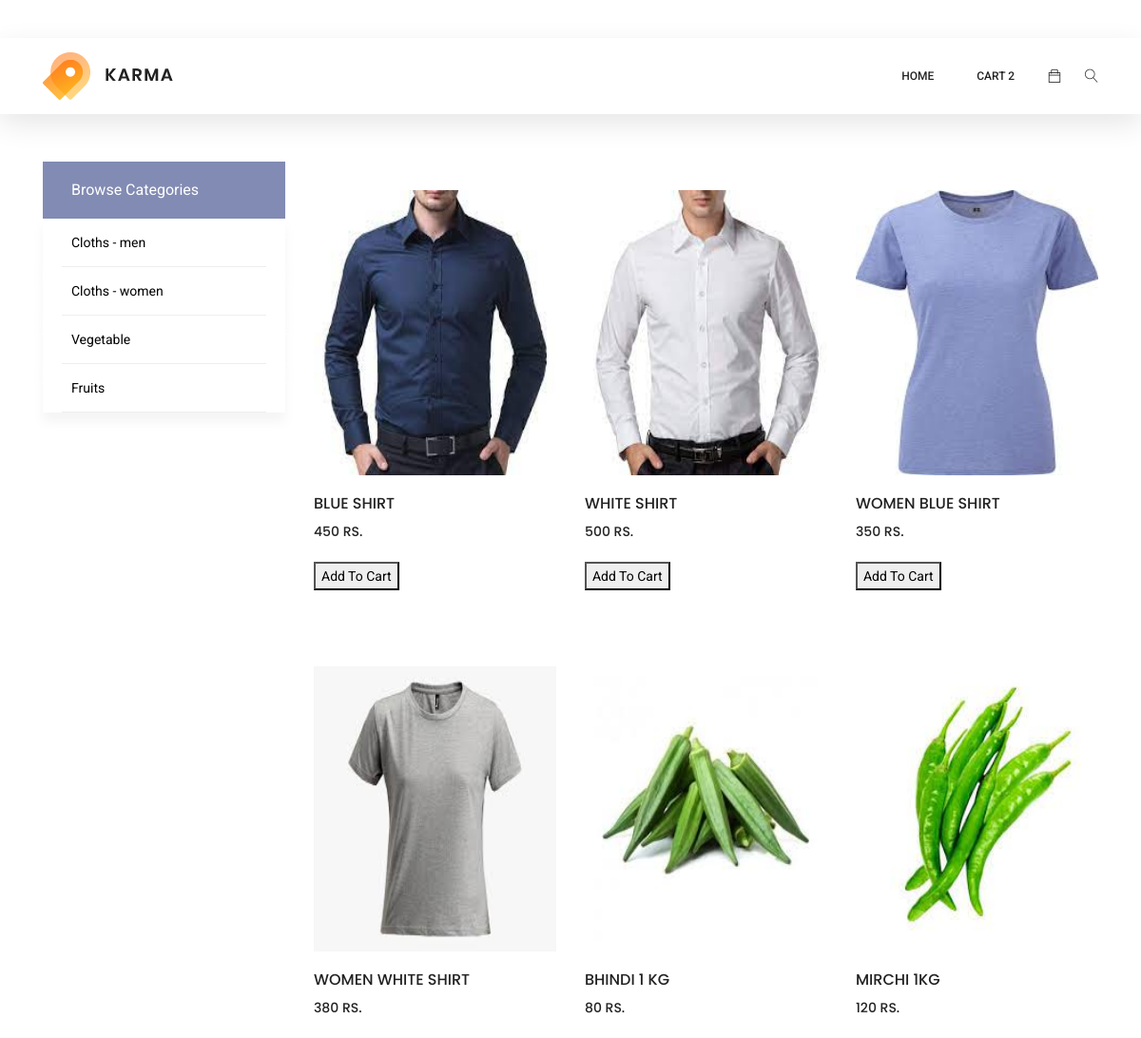
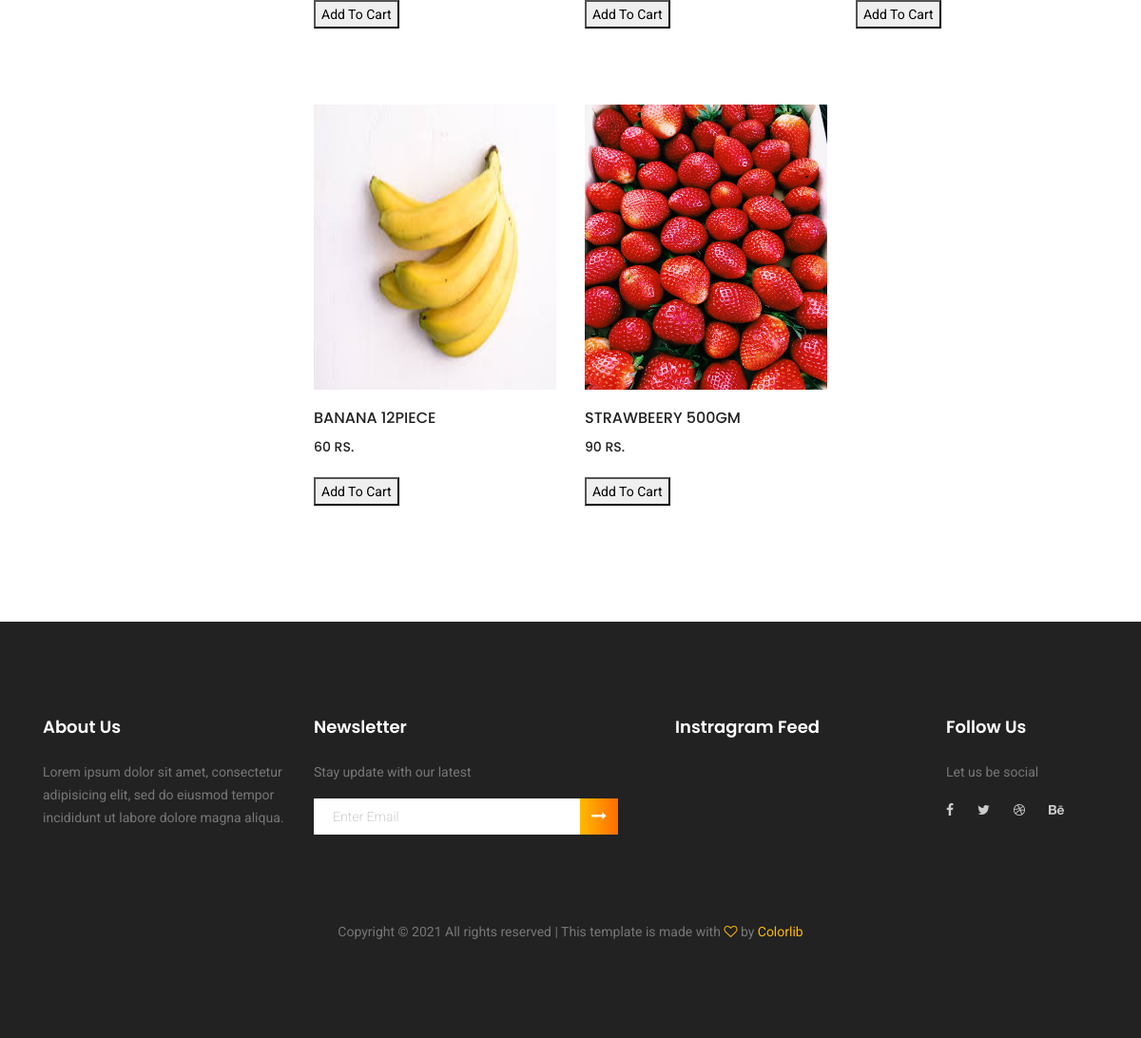
Screenshot of /index/ (signed in) with the database file from the repository (2 pictures, top to bottom).
### app/models.py (models this page shows, shortened)
class Category(models.Model):
    Category_id = models.AutoField(primary_key=True)
    Name = models.CharField(max_length=20)

class Product(models.Model):
    Product_id = models.AutoField(primary_key=True)
    Category_id = models.ForeignKey(
        Category, on_delete=models.CASCADE, default=1)
    Name = models.CharField(max_length=100)
    Price = models.IntegerField(default=0)
    Description = models.CharField(max_length=20)
    Image = models.ImageField(upload_to="uploads/products", default="")

### app/views.py (the view)
# urls.py: path('index/', views.index, name="indexPage"),
def index(req):
    firstName = req.session['firstName']
    product = None
    category = Category.objects.all()
    cat_id = req.GET.get('category')
    print(cat_id)
    if cat_id:
        product = Product.objects.all().filter(Category_id=cat_id)
    else:
        product = Product.objects.all()
    user = req.session['Customer_id']
    order, created = Order.objects.get_or_create(Customer_id_id=user)
    items = order.orderitem_set.all()
    cartItem = order.get_cart_item
    return render(req, 'app/index.html', {'fn': firstName, 'product': product, 'category': category, 'cartItem': cartItem})

### app/models.py (called while the page is built)
    @property
    def get_cart_item(self):
        orderitem = self.orderitem_set.all()
        total = sum([item.Qty for item in orderitem])
        return total

### app/templates/app/index.html (shortened to what this page needs)
{% load static %}
<!DOCTYPE html>
<html lang="zxx" class="no-js">
<head>
    <link rel="stylesheet" href="{% static 'app/css/linearicons.css' %}">
    <link rel="stylesheet" href="{% static 'app/css/owl.carousel.css' %}">
    <link rel="stylesheet" href="{% static 'app/css/font-awesome.min.css' %}">
    <link rel="stylesheet" href="{% static 'app/css/themify-icons.css' %}">
    <link rel="stylesheet" href="{% static 'app/css/nice-select.css' %}">
    <link rel="stylesheet" href="{% static 'app/css/nouislider.min.css' %}">
    <link rel="stylesheet" href="{% static 'app/css/bootstrap.css' %}">
    <link rel="stylesheet" href="{% static 'app/css/main.css' %}">
</head>
<body id="category">
    <header class="header_area sticky-header">
        <div class="main_menu">
            <nav class="navbar navbar-expand-lg navbar-light main_box">
                <div class="container">
                    <a class="navbar-brand logo_h" href="{% url 'indexPage' %}"><img
                            src="{% static 'app/img/logo.png' %}" alt=""></a>
                    <div class="collapse navbar-collapse offset" id="navbarSupportedContent">
                        <ul class="nav navbar-nav menu_nav ml-auto">
                            <li class="nav-item"><a class="nav-link" href="{% url 'indexPage' %}">Home</a>
                            </li>
                            <li class="nav-item"><a class="nav-link" href="{% url 'cart' %}">Cart {{cartItem}}</a>
                            </li>
                        </ul>
                        <ul class="nav navbar-nav navbar-right">
                            <li class="nav-item"><a href="#" class="cart"><span class="ti-bag"></span></a></li>
                            <li class="nav-item">
                                <button class="search"><span class="lnr lnr-magnifier" id="search"></span></button>
                            </li>
                        </ul>
                    </div>
                </div>
            </nav>
        </div>
    </header>
    <div class="container" style="margin-top: 170px;">
        <div class="row">
            <div class="col-xl-3 col-lg-4 col-md-5">
                <div class="sidebar-categories">
                    <div class="head">Browse Categories</div>
                    {% for i in category %}
                    <ul class="main-categories">
                        <li class="main-nav-list">
                            <a href="/index/?category={{i.Category_id}}">{{i.Name}}</a>
                        </li>
                    </ul>
                    {% endfor %}
                </div>
            </div>
            <div class="col-xl-9 col-lg-8 col-md-7">
                <section class="lattest-product-area pb-40 category-list">
                    <div class="row">
                        {% for i in product %}
                        <div class="col-lg-4 col-md-6">
                            <div class="single-product">
                                <img class="img-fluid" src="{{i.Image.url}}" alt="">
                                <div class="product-details">
                                    <h6>{{i.Name}}</h6>
                                    <div class="price">
                                        <h6>{{i.Price}} RS.</h6>
                                    </div>
                                    <div class="prd-bottom">
                                        <button data-product={{i.Product_id}} data-action='add'
                                            class="btn-btn-outline-secondary add-btn update-cart">Add To
                                            Cart</button>
                                    </div>
                                </div>
                            </div>
                        </div>
                        {% endfor %}
                </section>
                <br>
            </div>
        </div>
    </div>
    <br><br>
    <footer class="footer-area section_gap">
        <div class="container">
            <div class="row">
                <div class="col-lg-3  col-md-6 col-sm-6">
                    <div class="single-footer-widget">
                        <h6>About Us</h6>
                        <p>
                            Lorem ipsum dolor sit amet, consectetur adipisicing elit, sed do eiusmod tempor
                            incididunt
                            ut labore dolore
                            magna aliqua.
                        </p>
                    </div>
                </div>
                <div class="col-lg-4  col-md-6 col-sm-6">
                    <div class="single-footer-widget">
                        <h6>Newsletter</h6>
                        <p>Stay update with our latest</p>
                        <div class="" id="mc_embed_signup">
                            <form target="_blank" novalidate="true"
                                action="https://spondonit.us12.list-manage.com/subscribe/post?u=1462626880ade1ac87bd9c93a&amp;id=92a4423d01"
                                method="get" class="form-inline">
                                <div class="d-flex flex-row">
                                    <input class="form-control" name="EMAIL" placeholder="Enter Email"
                                        onfocus="this.placeholder = ''" onblur="this.placeholder = 'Enter Email '"
                                        required="" type="email">
                                    <button class="click-btn btn btn-default"><i class="fa fa-long-arrow-right"
                                            aria-hidden="true"></i></button>
                                </div>
                            </form>
                        </div>
                    </div>
                </div>
                <div class="col-lg-3  col-md-6 col-sm-6">
                    <div class="single-footer-widget mail-chimp">
                        <h6 class="mb-20">Instragram Feed</h6>
                    </div>
                </div>
                <div class="col-lg-2 col-md-6 col-sm-6">
                    <div class="single-footer-widget">
                        <h6>Follow Us</h6>
                        <p>Let us be social</p>
                        <div class="footer-social d-flex align-items-center">
                            <a href="#"><i class="fa fa-facebook"></i></a>
                            <a href="#"><i class="fa fa-twitter"></i></a>
                            <a href="#"><i class="fa fa-dribbble"></i></a>
                            <a href="#"><i class="fa fa-behance"></i></a>
                        </div>
                    </div>
                </div>
            </div>
            <div class="footer-bottom d-flex justify-content-center align-items-center flex-wrap">
                <p class="footer-text m-0">
                    Copyright &copy;
                    <script>document.write(new Date().getFullYear());</script> All rights reserved | This template
                    is
                    made with <i class="fa fa-heart-o" aria-hidden="true"></i> by <a href="https://colorlib.com"
                        target="_blank">Colorlib</a>
                </p>
            </div>
        </div>
    </footer>
</body>
</html>

### rows the page displays
Category: Name "Cloths - men"
Category: Name "Cloths - women"
Category: Name "Vegetable"
Category: Name "Fruits"
Product: Image (picture), Name "BLUE SHIRT", Price "450"
Product: Image (picture), Name "WHITE SHIRT", Price "500"
Product: Image (picture), Name "WOMEN BLUE SHIRT", Price "350"
Product: Image (picture), Name "WOMEN WHITE SHIRT", Price "380"
Product: Image (picture), Name "BHINDI 1 KG", Price "80"
Product: Image (picture), Name "MIRCHI 1KG", Price "120"
Product: Image (picture), Name "BANANA 12PIECE", Price "60"
Product: Image (picture), Name "STRAWBEERY 500GM", Price "90"

### other values shown
{{ cartItem }} "2"
